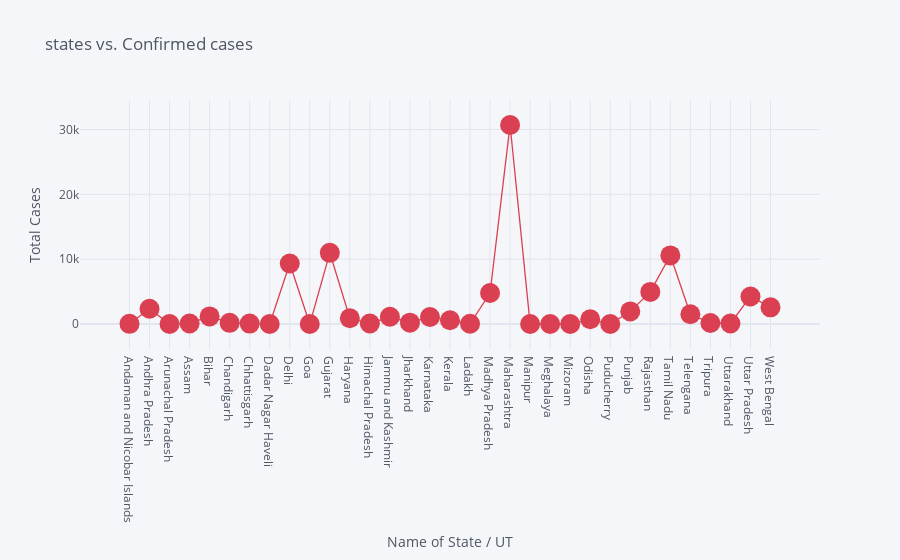

The notebook cell saved with this chart:
### Markdown cell above
# Plot of states vs Total Confirmed Cases

### Code cell
df.iplot(kind='scatter',x='Name of State / UT',y='Total confirmed Cases',mode='markers+lines',title='states vs. Confirmed cases',xTitle='Name of State / UT',yTitle='Total Cases',colors='red',size=20)

### Figure 1 — Plotly figure (JSON) as saved in the notebook; plotly's stock layout.template omitted (floating-point values rounded to 4 significant figures)
{"data": [{"line": {"color": "rgba(219, 64, 82, 1.0)", "dash": "solid", "shape": "linear", "width": 1.3}, "marker": {"size": 20, "symbol": "circle"}, "mode": "markers+lines", "name": "Total confirmed Cases", "text": "", "type": "scatter", "x": ["Andaman and Nicobar Islands", "Andhra Pradesh", "Arunachal Pradesh", "Assam", "Bihar", "Chandigarh", "Chhattisgarh", "Dadar Nagar Haveli", "Delhi", "Goa", "Gujarat", "Haryana", "Himachal Pradesh", "Jammu and Kashmir", "Jharkhand", "Karnataka", "Kerala", "Ladakh", "Madhya Pradesh", "Maharashtra", "Manipur", "Meghalaya", "Mizoram", "Odisha", "Puducherry", "Punjab", "Rajasthan", "Tamil Nadu", "Telengana", "Tripura", "Uttarakhand", "Uttar Pradesh", "West Bengal"], "y": [33, 2355, 1, 92, 1179, 191, 67, 1, 9333, 17, 10988, 887, 78, 1121, 217, 1092, 587, 43, 4789, 30706, 7, 13, 1, 737, 13, 1946, 4960, 10585, 1509, 167, 88, 4258, 2576]}], "layout": {"legend": {"bgcolor": "#F5F6F9", "font": {"color": "#4D5663"}}, "paper_bgcolor": "#F5F6F9", "plot_bgcolor": "#F5F6F9", "title": {"font": {"color": "#4D5663"}, "text": "states vs. Confirmed cases"}, "xaxis": {"gridcolor": "#E1E5ED", "showgrid": true, "tickfont": {"color": "#4D5663"}, "title": {"font": {"color": "#4D5663"}, "text": "Name of State / UT"}, "zerolinecolor": "#E1E5ED"}, "yaxis": {"gridcolor": "#E1E5ED", "showgrid": true, "tickfont": {"color": "#4D5663"}, "title": {"font": {"color": "#4D5663"}, "text": "Total Cases"}, "zerolinecolor": "#E1E5ED"}}}
